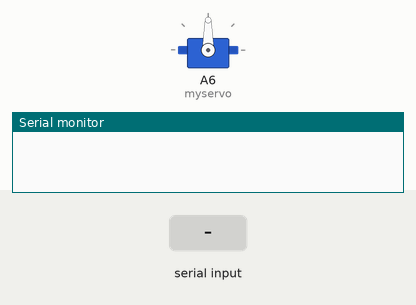
Bench run of a sketch on a simulated Arduino Nano, built with avr-gcc and run on an emulated ATmega328P. Shown: servo, the last lines printed to the serial monitor. Inputs (shaded band) come from the test bench.

Above: at 1.2 s.
1.3 s: "90,45\n" received over Serial
At 3.04 s:
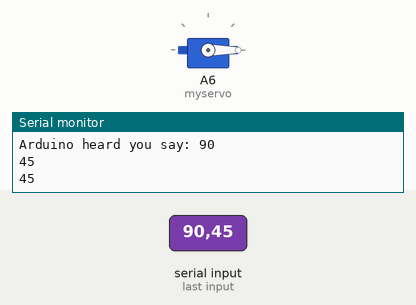
4.3 s: "5\n" received over Serial
At 6.1 s:
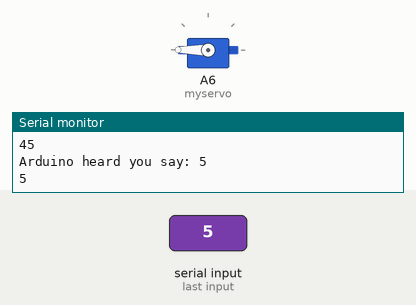
7.3 s: "30,150\n" received over Serial
At 10.0 s:
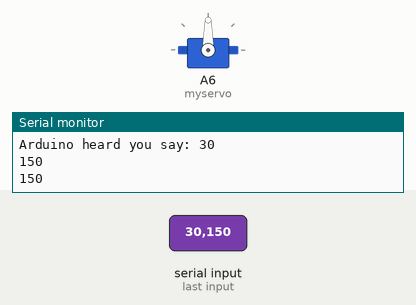
Timing chart, 0 to 11.5 s (numbered marks = the images above; inputs shaded):
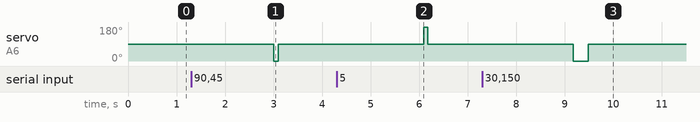

Measured:
- after the input at 1.3 s, servo on A6 (myservo): 90° → 0° after 1.7 s, → 90° 0.10 s later
- after the input at 4.3 s, servo on A6 (myservo): 90° → 180° after 1.8 s, → 90° 0.08 s later
- after the input at 7.3 s, servo on A6 (myservo): 90° → 0° after 1.9 s, → 90° 0.31 s later

The sketch:

MotorSketch.ino
```cpp
#include <Servo.h>

String inputString = ""; // a String to hold incoming data
bool stringComplete = false;  // whether the string is complete
Servo myservo;
int serIn;
double TIME_PER_DEGREE = 380 / 180.0; // to calculate how long it will take for 1 degree of rotation
int currDeg = 0;

void setup() {
  // initialize serial:
  Serial.begin(9600);
  // reserve 200 bytes for the inputString:
  inputString.reserve(200);
  myservo.attach(A6);
  myservo.write(90);
}

void loop () {
  //simple feedback from Arduino  Serial.println("Hello World");

  // only if there are bytes in the serial buffer execute the following code
  if(Serial.available()) {
    //inform that Arduino heard you saying something
    Serial.print("Arduino heard you say: ");

    //keep reading and printing from serial untill there are bytes in the serial buffer
     while (Serial.available()){

        int val = Serial.parseInt();  //read Serial and parse as int, will return 0 when it receives nothing anymore
        if (val == 0){
          break;
        }
        serIn = val;
        Serial.println(serIn);  //prints the character just read
     }

    //the serial buffer is over just go to the line (or pass your favorite stop char)
    Serial.println();
    spin(serIn);
  }

  //slows down the visualization in the terminal
  delay(1000);
}

void spin(int deg){

  // if the degree is already what we want, exit
  if (deg == currDeg) {
    return;
  }

  // otherwise calculate how long it will need to turn from curr state to desired state

  double duration = TIME_PER_DEGREE;
  deg = deg % 360;
  Serial.println(deg);

  // check which direction to turn
  if (currDeg > deg){
    duration = (duration * (currDeg - deg));
    myservo.write(180); // anti-clockwise
    delay(duration);
  } else {
    duration = (duration * (deg - currDeg));
    myservo.write(0); // clockwise
    delay(duration);
  }

  myservo.write(90); // stop turning
  currDeg = deg;
}
```
